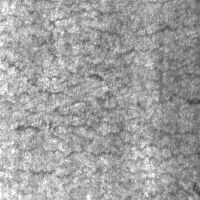
#> input picture data/crazing_1.jpg, 200 x 200 px; its folder holds 6 pictures in this run
$ python run_lab5_experiments.py   (older library calls are emulated)
#> lines starting #> are read from the running program, lines starting #| are printed output that depends on the picture
"""
LAB 05: HOG-Based Industrial Defect Detection and Classification
Course: Computer Vision / Industrial Automated Visual Inspection
Author: Bilal Butt (@TheBilalButt)
Dataset: Northeastern University (NEU) Surface Defect Benchmark Dataset
Platform: Python 3.10+ | OpenCV | Scikit-Image | Scikit-Learn

This module implements the complete industrial inspection pipeline:
  1. Dataset ingestion & multi-class / binary labeling
  2. Industrial Preprocessing (Grayscale, Resizing 128x128, Normalization)
  3. Histogram of Oriented Gradients (HOG) Feature Extraction & Gradient Field Visualization
  4. Machine Learning Classification: Support Vector Machine (SVM) vs Random Forest
  5. Classifier Benchmarking: Accuracy, Precision, Recall, F1-Score, Confusion Matrices
  6. Parameter Ablation: Cell Sizes (4x4, 8x8, 16x16) and Orientations (6, 9, 12)
  7. Environmental Robustness Testing: Brightness variations, Gaussian noise, Rotation, Blur
  8. Automated Quality Control (QC) Decision Gate (ACCEPT/REJECT with Confidence Scoring)
"""

import os
import sys
import json
import time
import glob
import numpy as np
import cv2
import matplotlib
matplotlib.use('Agg')
import matplotlib.pyplot as plt
import seaborn as sns
from skimage.feature import hog
from skimage import exposure
from sklearn.svm import SVC
from sklearn.ensemble import RandomForestClassifier
from sklearn.metrics import (
    accuracy_score, precision_score, recall_score, f1_score,
    confusion_matrix, classification_report
)
from sklearn.model_selection import StratifiedKFold

# Ensure directories exist
os.makedirs("figures", exist_ok=True)
os.makedirs("results", exist_ok=True)
os.makedirs("data", exist_ok=True)

# Defect class metadata
CLASS_LABELS = {
    'crazing': 'Crazing (Network Microcracks)',
    'inclusion': 'Inclusion (Oxide/Slag Particles)',
    'patches': 'Patches (Surface Plate Flaws)',
    'pitted_surface': 'Pitted Surface (Cavity Clusters)',
    'rolled-in_scale': 'Rolled-in Scale (Oxide Scale Pressing)',
    'scratches': 'Scratches (Abrasive Longitudinal Grooves)',
    'normal': 'Normal / Defect-Free Surface'
}

CLASSES = ['normal', 'crazing', 'inclusion', 'patches', 'pitted_surface', 'rolled-in_scale', 'scratches']
CLASS_TO_IDX = {c: i for i, c in enumerate(CLASSES)}


class IndustrialInspectionEngine:
    def __init__(self, data_dir="data", target_size=(128, 128)):
        self.data_dir = data_dir
        self.target_size = target_size
        self.raw_images = []
        self.preprocessed_images = []
        self.binary_labels = []       # 0: Normal, 1: Defective
        self.multiclass_labels = []   # 0 to 6
        self.class_names = []
        self.filenames = []

    def load_dataset(self):
        """Task 1 & 2: Load raw industrial images, resize, and convert to grayscale."""
        image_paths = sorted(glob.glob(os.path.join(self.data_dir, "*.jpg")))
        if not image_paths:
            raise FileNotFoundError(f"No .jpg images found in {self.data_dir}")

        for path in image_paths:
            fname = os.path.basename(path)
            cat = fname.rsplit('_', 1)[0]
            if cat not in CLASS_TO_IDX:
                continue

            bgr = cv2.imread(path)
#> bgr is the input picture: shape (200, 200, 3); min 60, max 255, mean 160.6
            if bgr is None:
                continue

            # Task 3: Grayscale conversion
            gray = cv2.cvtColor(bgr, cv2.COLOR_BGR2GRAY)
            # Task 2: Standardized resolution resizing
            resized = cv2.resize(gray, self.target_size, interpolation=cv2.INTER_AREA)
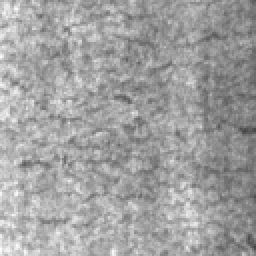
#> resized: shape (128, 128) (shown 2 times larger); min 69, max 253, mean 160.6

            self.filenames.append(fname)
            self.raw_images.append(resized)
            self.preprocessed_images.append(resized)
            self.class_names.append(cat)
            self.multiclass_labels.append(CLASS_TO_IDX[cat])
            self.binary_labels.append(0 if cat == 'normal' else 1)
#> pass 2 of the loop in load_dataset, `for path in image_paths:`:
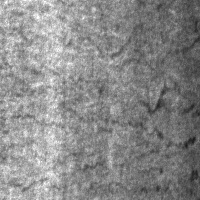
#> input picture data/crazing_10.jpg, 200 x 200 px
#> in load_dataset, bgr is the input picture: shape (200, 200, 3); min 24, max 255, mean 137
#> in load_dataset, `resized = cv2.resize(gray, self.target_size, interpolation=cv2.INTER_A..`:
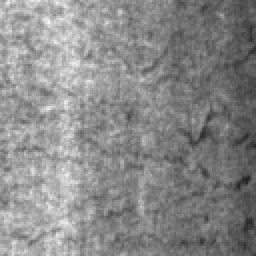
#> resized: shape (128, 128) (shown 2 times larger); min 34, max 248, mean 137
#> pass 3 of the loop in load_dataset, `for path in image_paths:`:
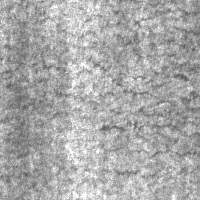
#> input picture data/crazing_2.jpg, 200 x 200 px
#> in load_dataset, bgr is the input picture: shape (200, 200, 3); min 84, max 255, mean 169
#> in load_dataset, `resized = cv2.resize(gray, self.target_size, interpolation=cv2.INTER_A..`:
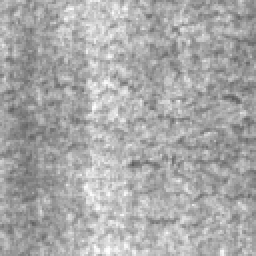
#> resized: shape (128, 128) (shown 2 times larger); min 91, max 255, mean 169
#> the loop made 6 passes; the first 3 are shown

        self.raw_images = np.array(self.raw_images)
        self.preprocessed_images = np.array(self.preprocessed_images)
        self.binary_labels = np.array(self.binary_labels)
        self.multiclass_labels = np.array(self.multiclass_labels)

        print(f"Loaded {len(self.filenames)} samples across {len(set(self.class_names))} categories.")
        print(f"Binary distribution: {np.sum(self.binary_labels == 0)} Normal, {np.sum(self.binary_labels == 1)} Defective.")
        return self

    def visualize_dataset_overview(self):
        """Generate publication-ready overview montage of all industrial surface categories."""
        fig, axes = plt.subplots(2, 4, figsize=(16, 8))
        fig.patch.set_facecolor('#0f172a')

        sample_indices = {}
        for idx, cat in enumerate(self.class_names):
            if cat not in sample_indices:
                sample_indices[cat] = idx

        for i, cat in enumerate(CLASSES):
            ax = axes[i // 4, i % 4]
            ax.set_facecolor('#1e293b')
            idx = sample_indices[cat]
            img = self.preprocessed_images[idx]
            ax.imshow(img, cmap='gray')
            title_color = '#10b981' if cat == 'normal' else '#f43f5e'
            tag = "[NON-DEFECTIVE]" if cat == 'normal' else "[DEFECTIVE]"
            ax.set_title(f"{CLASS_LABELS[cat]}\n{tag}", fontsize=11, fontweight='bold', color=title_color, pad=10)
            ax.axis('off')
#> this loop made 3 passes
#> pass 1, in visualize_dataset_overview, `img = self.preprocessed_images[idx]`:
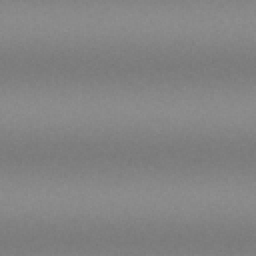
#> img: shape (128, 128) (shown 2 times larger); min 120, max 143, mean 132

        # Empty 8th slot: Summary stats infographic
        ax_summary = axes[1, 3]
        ax_summary.set_facecolor('#1e293b')
        ax_summary.axis('off')
        summary_text = (
            "NEU SURFACE DEFECT DATASET\n"
            "---------------------------\n"
            f"Total Inspected: {len(self.raw_images)} Units\n"
            f"Image Resolution: {self.target_size[0]}x{self.target_size[1]} px\n"
            f"Color Format: Monochromatic 8-bit\n"
            f"Normal Class: 10 Samples (14.3%)\n"
            f"Defective Classes: 60 Samples (85.7%)\n"
            "Inspection Mode: Binary + 7-Class\n"
            "---------------------------\n"
            "Factory Line: Automated Rolling Mill"
        )
        ax_summary.text(0.5, 0.5, summary_text, color='#94a3b8', fontsize=10, family='monospace',
                        ha='center', va='center', bbox=dict(boxstyle='round,pad=1', facecolor='#0f172a', edgecolor='#334155'))

        plt.suptitle("Figure 1: Industrial Surface Defect Dataset - Representative Morphology",
                     fontsize=15, fontweight='bold', color='#f8fafc', y=0.98)
        plt.tight_layout()
        plt.savefig("figures/figure1_industrial_dataset_inspection.png", dpi=300, facecolor=fig.get_facecolor(), bbox_inches='tight')
        plt.close()
        print("Generated: figures/figure1_industrial_dataset_inspection.png")

    # [64 lines left out: functions extract_hog_features, visualize_hog_representations, not called in this run]


class ClassifierBenchmarkingSuite:
    # [94 lines left out: functions __init__, run_classifier_comparison, plot_confusion_matrices, not called in this run]


class HOGParameterAblationStudy:
    def __init__(self, images, labels):
        self.images = images
        self.labels = labels

    # [105 lines left out: functions run_ablation, plot_ablation, not called in this run]


class RobustnessStressTester:
    def __init__(self, images, labels):
        self.images = images
        self.labels = labels

    # [129 lines left out: functions apply_perturbation, evaluate_robustness, plot_robustness, not called in this run]


class QualityControlDecisionGate:
    def __init__(self, clf, target_size=(128, 128)):
        self.clf = clf
        self.target_size = target_size

    # [67 lines left out: functions inspect_product, print_inspection_banner, generate_inspection_report_cards, not called in this run]


def main():
    print("=" * 70)
    print("STARTING LAB 05: HOG-BASED INDUSTRIAL DEFECT CLASSIFICATION PIPELINE")
    print("Author: Bilal Butt (@TheBilalButt)")
    print("=" * 70)

    engine = IndustrialInspectionEngine(data_dir="data", target_size=(128, 128))
    engine.load_dataset()
    engine.visualize_dataset_overview()

    print("\n--- Extracting Default HOG Descriptors (8x8 cells, 9 bins) ---")
    X_hog = engine.extract_hog_features(engine.preprocessed_images)
    print(f"Extracted feature matrix shape: {X_hog.shape}")
    engine.visualize_hog_representations()

    benchmarker = ClassifierBenchmarkingSuite(X_hog, engine.binary_labels, engine.multiclass_labels, engine.class_names)
    metrics = benchmarker.run_classifier_comparison()

    ablation = HOGParameterAblationStudy(engine.preprocessed_images, engine.binary_labels)
    ablation.run_ablation()

    stress_tester = RobustnessStressTester(engine.preprocessed_images, engine.binary_labels)
    stress_tester.evaluate_robustness()

    svm_clf = SVC(kernel='linear', C=1.0, probability=True, random_state=42)
    svm_clf.fit(X_hog, engine.binary_labels)
    qc_gate = QualityControlDecisionGate(svm_clf, target_size=(128, 128))

    normal_sample = os.path.join("data", "normal_1.jpg")
    defective_sample = os.path.join("data", "scratches_1.jpg")

    print("\nEvaluating Sample 1 (Defect-Free Roll):")
    res1, _ = qc_gate.inspect_product(normal_sample)
    qc_gate.print_inspection_banner(res1)

    print("\nEvaluating Sample 2 (Defective Scratched Roll):")
    res2, _ = qc_gate.inspect_product(defective_sample)
    qc_gate.print_inspection_banner(res2)

    test_paths = [(os.path.join("data", f), c) for f, c in zip(engine.filenames, engine.class_names)]
    qc_gate.generate_inspection_report_cards(test_paths)

    print("\n" + "=" * 70)
    print("LAB 05 EXPERIMENTS COMPLETED SUCCESSFULLY!")
    print("All figures saved to figures/ and metrics saved to results/.")
    print("=" * 70)


if __name__ == '__main__':
#> (the run stopped early here; a loop or call above may not have finished)
